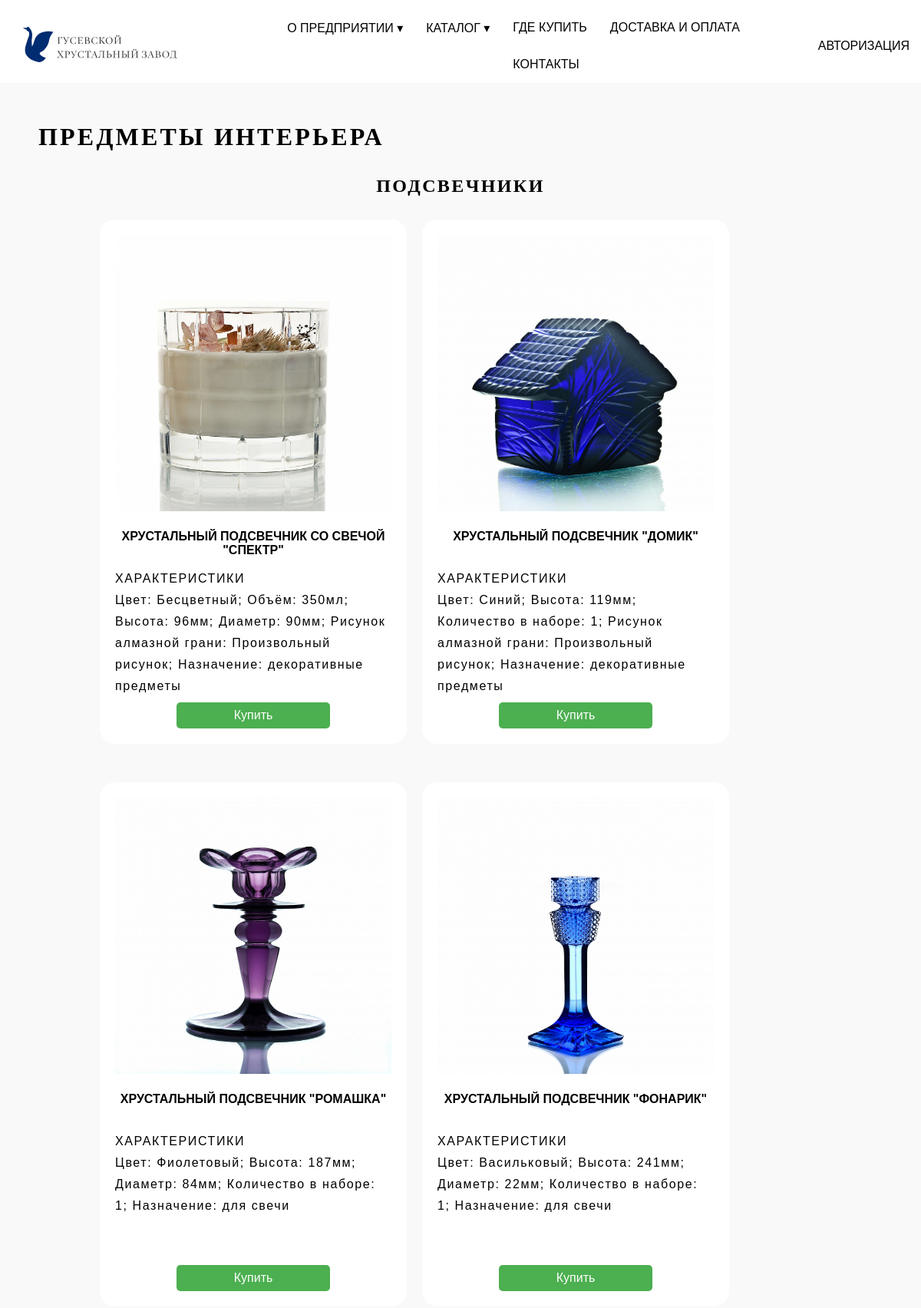
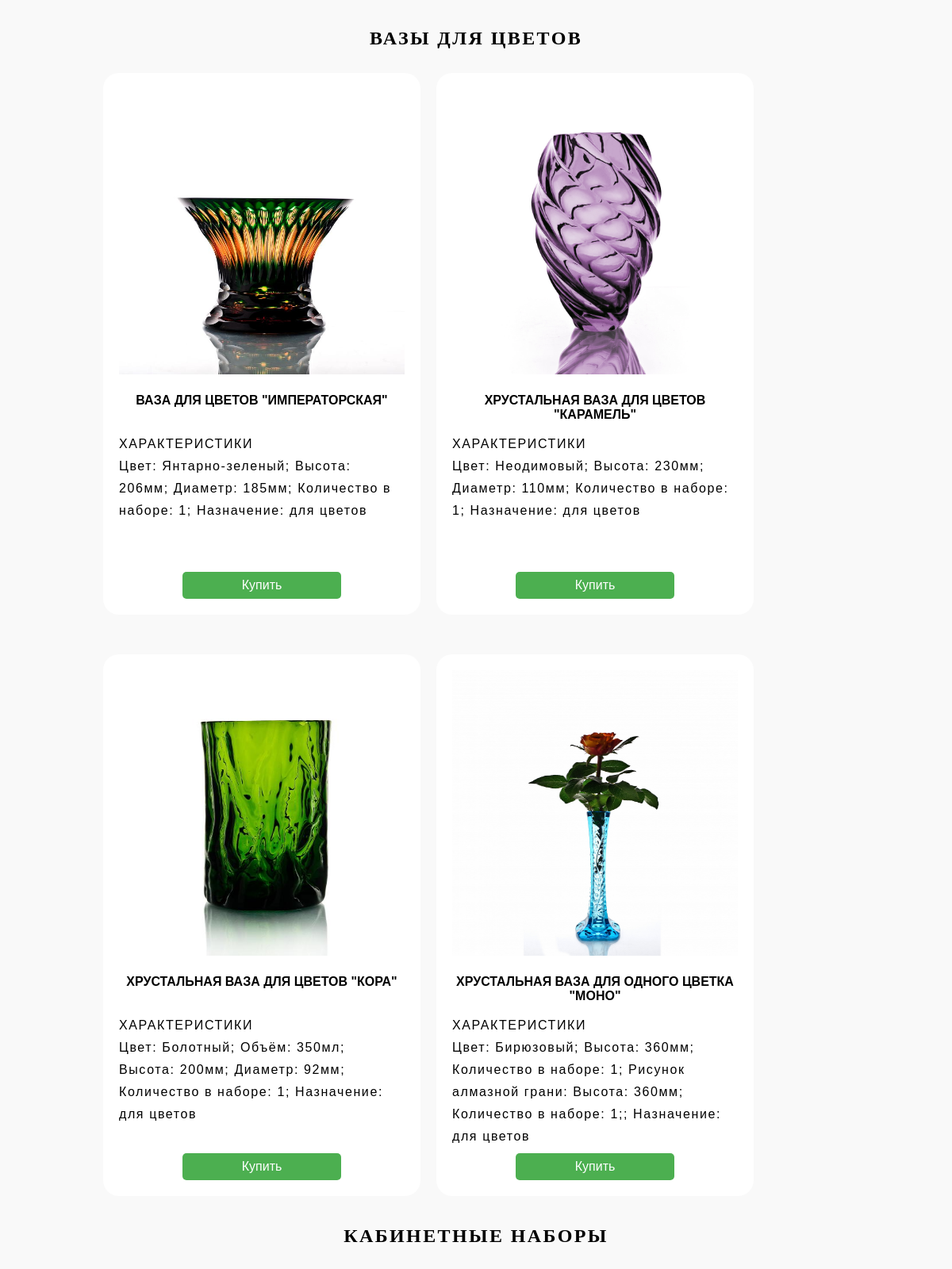
Page /catalog/predmety_int (upper part) on the committed database (2 pictures, top to bottom).
### tables this page shows
CREATE TABLE "tovary" (
	"id_tovara"	INTEGER NOT NULL UNIQUE,
	"image"	TEXT,
	"title"	TEXT,
	"type"	INTEGER,
	"color"	INTEGER,
	"drawing"	TEXT,
	"characterisrics"	TEXT,
	"appointment"	INTEGER,
	"price"	TEXT,
	PRIMARY KEY("id_tovara")
);

CREATE TABLE "colors" (
	"id"	INTEGER NOT NULL UNIQUE,
	"color"	TEXT,
	PRIMARY KEY("id" AUTOINCREMENT)
);

CREATE TABLE "appointments" (
	"id"	INTEGER NOT NULL UNIQUE,
	"title"	TEXT,
	PRIMARY KEY("id" AUTOINCREMENT)
);

### main.py (the view)
@app.route("/catalog/predmety_int", methods=["POST", "GET"])
def predmety_int():
    tovars = dbase.getCatalog()
    colors = dbase.getColors()
    appoint = dbase.getAppointment()
    if current_user.is_authenticated:
        if request.method == "POST":
            email_user = current_user.get_email()
            tovar_id = request.form['tovar_id']
            return redirect(request.args.get("next") or url_for('order', tovar_id=tovar_id))
        return render_template('predmety_int.html', sing_in='ПРОФИЛЬ', catalog=tovars, color=colors, appoint=appoint)
    else:
        if request.method == "POST":
            return redirect('autorization')
        return render_template('predmety_int.html', sing_in="АВТОРИЗАЦИЯ", catalog=tovars, color=colors, appoint=appoint)

### FDataBase.py (called while the page is built)
    def getCatalog(self):
        try:
            self.__cur.execute(f"SELECT * FROM tovary")
            res = self.__cur.fetchall()
            return res
        except sqlite3.Error as e:
            print("Ошибка получения данных из БД" + str(e))
        return []

    def getColors(self):
        try:
            self.__cur.execute(f"SELECT * FROM colors")
            res = self.__cur.fetchall()
            return res
        except sqlite3.Error as e:
            print("Ошибка получения данных из БД" + str(e))
        return []

    def getAppointment(self):
        try:
            self.__cur.execute(f"SELECT * FROM appointments")
            res = self.__cur.fetchall()
            return res
        except sqlite3.Error as e:
            print("Ошибка получения данных из БД" + str(e))
        return []

### main.py (called while the page is built)
def connect_db(): #подключение к бд
    conn = sqlite3.connect(app.config['DATABASE'])
    conn.row_factory = sqlite3.Row
    return conn

def get_db():# подклбчение к БД внутри запроса
    if not hasattr(g, 'link_db'):
        g.link_db = connect_db()
    return g.link_db

@app.before_request
def before_request():
    global dbase
    db = get_db()
    dbase = FDataBase(db)

### templates/predmety_int.html (shortened to what this page needs)
<!DOCTYPE HTML>
<html lang="ru">
<head>
	<link rel="stylesheet" href="../../static/styles/menu.css">
	<link rel="stylesheet" href="../../static/styles/footer.css">
	<link rel="stylesheet" href="../../static/styles/catalog.css">
</head>
<body  style="background-color: #F9F9F9;">
	<header>
		<a href="../" class="logo"><img width="200" height="46" src="../../static/image/logotype.svg" alt="Гусевской хрустальный завод"></a>
		<nav>
			<ul>
				<li><a href="/about_us">О ПРЕДПРИЯТИИ &blacktriangledown;</a>
				</li>
				<li><a href="/catalog">КАТАЛОГ &blacktriangledown;</a>
				</li>
				<li><a href="/shops">ГДЕ КУПИТЬ</a></li>
				<li><a href="/oplata">ДОСТАВКА И ОПЛАТА</a></li>
				<li><a href="/contacts">КОНТАКТЫ</a></li>
			</ul>
		</nav>
		<nav style="position: relative; float: right;">
			<ul><li><a href="/autorization">{{ sing_in }}</a></li></ul>
		</nav>
	</header>
	<section style="padding: 50px;">
		<h2>ПРЕДМЕТЫ ИНТЕРЬЕРА</h2>
		<h3>ПОДСВЕЧНИКИ</h3>
			<div class="catalog">
				<div class="card">
					<img class="card-img" src="{{ catalog[4][1] }}" alt="Товар номер 5">
					<div class="card-title"><strong>{{ catalog[4][2] }}</strong></div>
					<div class="card-sub">
						<p>ХАРАКТЕРИСТИКИ<br>
							{% for el in color %}
							{% if el[0] == catalog[4][4] %}
								Цвет: {{el[1]}};
							{% endif %}
							{% endfor %}
							{{ catalog[4][6] }}
							Рисунок алмазной грани: {{ catalog[4][5] }};
							{% for el in appoint %}
								{% if el[0] == catalog[4][7] %}
									Назначение: {{el[1]}}
								{% endif %}
							{% endfor %}</p>
					</div>
					<form action="" method="post" class="buy">
						<p style="text-align: center;"><input type="submit" value="Купить" /></p>
    				</form>
				</div>
				<div class="card">
					<img class="card-img" src="{{ catalog[13][1] }}" alt="Товар номер 14">
					<div class="card-title"><strong>{{ catalog[13][2] }}</strong></div>
					<div class="card-sub">
						<p>ХАРАКТЕРИСТИКИ<br>
							{% for el in color %}
							{% if el[0] == catalog[13][4] %}
								Цвет: {{el[1]}};
							{% endif %}
							{% endfor %}
							{{ catalog[13][6] }}
							Рисунок алмазной грани: {{ catalog[13][5] }};
							{% for el in appoint %}
								{% if el[0] == catalog[13][7] %}
									Назначение: {{el[1]}}
								{% endif %}
							{% endfor %}</p>
					</div>
					<form action="" method="post" class="buy">
						<p style="text-align: center;"><input type="submit" value="Купить" /></p>
    				</form>
				</div>
				<div class="card">
					<img class="card-img" src="{{ catalog[26][1] }}" alt="Товар номер 27">
					<div class="card-title"><strong>{{ catalog[26][2] }}</strong></div>
					<div class="card-sub">
						<p>ХАРАКТЕРИСТИКИ<br>
							{% for el in color %}
								{% if el[0] == catalog[26][4] %}
									Цвет: {{el[1]}};
								{% endif %}
							{% endfor %}
							{{ catalog[26][6] }}
							{% for el in appoint %}
								{% if el[0] == catalog[26][7] %}
									Назначение: {{el[1]}}
								{% endif %}
							{% endfor %}</p>
					</div>
					<form action="" method="post" class="buy">
						<p style="text-align: center;"><input type="submit" value="Купить" /></p>
    				</form>
				</div>
				<div class="card">
					<img class="card-img" src="{{ catalog[27][1] }}" alt="Товар номер 28">
					<div class="card-title"><strong>{{ catalog[27][2] }}</strong></div>
					<div class="card-sub">
						<p>ХАРАКТЕРИСТИКИ<br>
							{% for el in color %}
								{% if el[0] == catalog[27][4] %}
									Цвет: {{el[1]}};
								{% endif %}
							{% endfor %}
							{{ catalog[27][6] }}
							{% for el in appoint %}
								{% if el[0] == catalog[27][7] %}
									Назначение: {{el[1]}}
								{% endif %}
							{% endfor %}</p>
					</div>
					<form action="" method="post" class="buy">
						<p style="text-align: center;"><input type="submit" value="Купить" /></p>
    				</form>
				</div>
			</div>
			<h3>ВАЗЫ ДЛЯ ЦВЕТОВ</h3>
			<div class="catalog">
				<div class="card">
					<img class="card-img" src="{{ catalog[5][1] }}" alt="Товар номер 6">
					<div class="card-title"><strong>{{ catalog[5][2] }}</strong></div>
					<div class="card-sub">
						<p>ХАРАКТЕРИСТИКИ<br>
							{% for el in color %}
								{% if el[0] == catalog[5][4] %}
									Цвет: {{el[1]}};
								{% endif %}
							{% endfor %}
							{{ catalog[5][6] }}
							{% for el in appoint %}
								{% if el[0] == catalog[5][7] %}
									Назначение: {{el[1]}}
								{% endif %}
							{% endfor %}</p>
					</div>
					<form action="" method="post" class="buy">
						<p style="text-align: center;"><input type="submit" value="Купить" /></p>
    				</form>
				</div>
				<div class="card">
					<img class="card-img" src="{{ catalog[6][1] }}" alt="Товар номер 7">
					<div class="card-title"><strong>{{ catalog[6][2] }}</strong></div>
					<div class="card-sub">
						<p>ХАРАКТЕРИСТИКИ<br>
							{% for el in color %}
								{% if el[0] == catalog[6][4] %}
									Цвет: {{el[1]}};
								{% endif %}
							{% endfor %}
							{{ catalog[6][6] }}
							{% for el in appoint %}
								{% if el[0] == catalog[6][7] %}
									Назначение: {{el[1]}}
								{% endif %}
							{% endfor %}</p>
					</div>
					<form action="" method="post" class="buy">
						<p style="text-align: center;"><input type="submit" value="Купить" /></p>
    				</form>
				</div>
				<div class="card">
					<img class="card-img" src="{{ catalog[28][1] }}" alt="Товар номер 29">
					<div class="card-title"><strong>{{ catalog[28][2] }}</strong></div>
					<div class="card-sub">
						<p>ХАРАКТЕРИСТИКИ<br>
							{% for el in color %}
								{% if el[0] == catalog[28][4] %}
									Цвет: {{el[1]}};
								{% endif %}
							{% endfor %}
							{{ catalog[28][6] }}
							{% for el in appoint %}
								{% if el[0] == catalog[28][7] %}
									Назначение: {{el[1]}}
								{% endif %}
							{% endfor %}</p>
					</div>
					<form action="" method="post" class="buy">
						<p style="text-align: center;"><input type="submit" value="Купить" /></p>
    				</form>
				</div>
				<div class="card">
					<img class="card-img" src="{{ catalog[29][1] }}" alt="Товар номер 30">
					<div class="card-title"><strong>{{ catalog[29][2] }}</strong></div>
					<div class="card-sub">
						<p>ХАРАКТЕРИСТИКИ<br>
							{% for el in color %}
								{% if el[0] == catalog[29][4] %}
									Цвет: {{el[1]}};
								{% endif %}
							{% endfor %}
							{{ catalog[29][6] }}
							Рисунок алмазной грани: {{ catalog[29][6] }};
							{% for el in appoint %}
								{% if el[0] == catalog[29][7] %}
									Назначение: {{el[1]}}
								{% endif %}
							{% endfor %}
						</p>
					</div>
					<form action="" method="post" class="buy">
						<p style="text-align: center;"><input type="submit" value="Купить" /></p>
    				</form>
				</div>
			</div>
			<h3>КАБИНЕТНЫЕ НАБОРЫ</h3>
	</section>
</body>
</html>

### static/styles/menu.css (style rules this page uses)
* { margin: 0; padding: 0; box-sizing: border-box; font-family: sans-serif; list-style: none; text-decoration: none; }
nav ul { width: 100%; }
header .logo { width: 20%; margin-right: 70px; margin-left: 30px; }
header nav { padding-left: 50px; }
header { top: 0; left: 0; right: 0; background: #fff; display: flex; align-items: center; padding-top: 12px; }
header nav ul li { position: relative; float: left; }
header nav ul li a { padding: 15px; color: #000; font-size: 16px; display: block; }

### static/styles/catalog.css (style rules this page uses)
section h2 { font-size: 2.5rem; line-height: 3.375rem; font-family: "Cormorant",serif; font-weight: 600; font-size: 2rem; line-height: 2.5rem; letter-spacing: .1em; text-transform: uppercase; margin-bottom: 1.5rem; }
section h3 { font-family: "Cormorant",serif; font-weight: 600; font-size: 1.5rem; line-height: 2.5rem; letter-spacing: .1em; text-transform: uppercase; margin-bottom: 1.5rem; text-align: center; }
.card-img { width: 360px; height: 360px; }
.card { background: #fff; width: 400px; height: auto; border-radius: 20px; padding: 20px; margin-bottom: 30px; }
.catalog { display: grid; grid-gap: 20px; grid-template-columns: repeat(auto-fit, 400px); grid-template-rows: repeat(auto-fit, auto); padding-left: 80px; }
.card-title { margin-top: 20px; font-weight: 500; text-align: center; height: 30px; }
.card-sub { margin-top: 20px; height: 175px; }
.card-sub p { font-size: 1rem; line-height: 1.75rem; letter-spacing: .1em; margin-bottom: 1rem; }
.buy input[type="submit"] { width: 200px; padding: 8px; border-radius: 5px; border: none; background-color: #4CAF50; color: white; font-size: 16px; cursor: pointer; }

### rows in the picture
tovary: image (picture), title "ХРУСТАЛЬНЫЙ ПОДСВЕЧНИК СО СВЕЧОЙ \"СПЕКТР\"", characterisrics "Объём: 350мл; Высота: 96мм; Диаметр: 90мм;", drawing "Произвольный рисунок"
colors: color "Бесцветный"
appointments: title "декоративные предметы"
tovary: image (picture), title "ХРУСТАЛЬНЫЙ ПОДСВЕЧНИК \"ДОМИК\"", characterisrics "Высота: 119мм; Количество в наборе: 1;", drawing "Произвольный рисунок"
colors: color "Синий"
tovary: image (picture), title "ХРУСТАЛЬНЫЙ ПОДСВЕЧНИК \"РОМАШКА\"", characterisrics "Высота: 187мм; Диаметр: 84мм; Количество в наборе: 1;"
colors: color "Фиолетовый"
appointments: title "для свечи"
tovary: image (picture), title "ХРУСТАЛЬНЫЙ ПОДСВЕЧНИК \"ФОНАРИК\"", characterisrics "Высота: 241мм; Диаметр: 22мм; Количество в наборе: 1;"
colors: color "Васильковый"
tovary: image (picture), title "ВАЗА ДЛЯ ЦВЕТОВ \"ИМПЕРАТОРСКАЯ\"", characterisrics "Высота: 206мм; Диаметр: 185мм; Количество в наборе: 1;"
colors: color "Янтарно-зеленый"
appointments: title "для цветов"
tovary: image (picture), title "ХРУСТАЛЬНАЯ ВАЗА ДЛЯ ЦВЕТОВ \"КАРАМЕЛЬ\"", characterisrics "Высота: 230мм; Диаметр: 110мм; Количество в наборе: 1;"
colors: color "Неодимовый"
tovary: image (picture), title "ХРУСТАЛЬНАЯ ВАЗА ДЛЯ ЦВЕТОВ \"КОРА\"", characterisrics "Объём: 350мл; Высота: 200мм; Диаметр: 92мм; Количество в наборе: 1;"
colors: color "Болотный"
tovary: image (picture), title "ХРУСТАЛЬНАЯ ВАЗА ДЛЯ ОДНОГО ЦВЕТКА \"МОНО\"", characterisrics "Высота: 360мм; Количество в наборе: 1;"
colors: color "Бирюзовый"

### other values in the picture
{{ sing_in }} "АВТОРИЗАЦИЯ"
